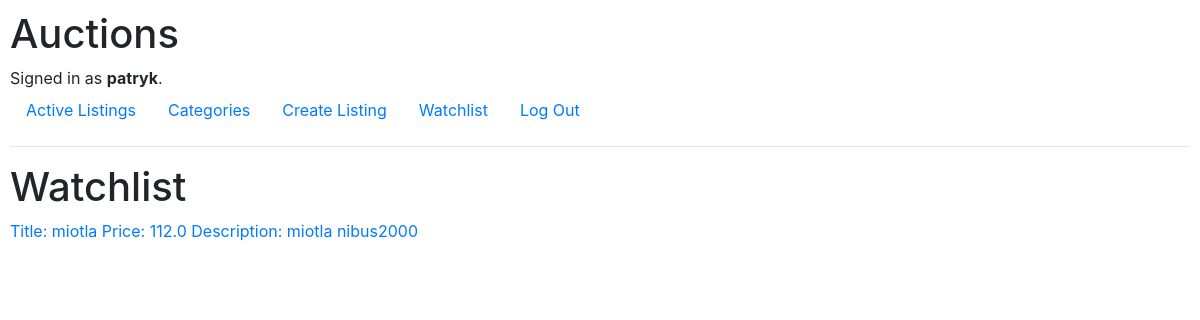
The page /watchlist (signed in) on the database as committed earlier.
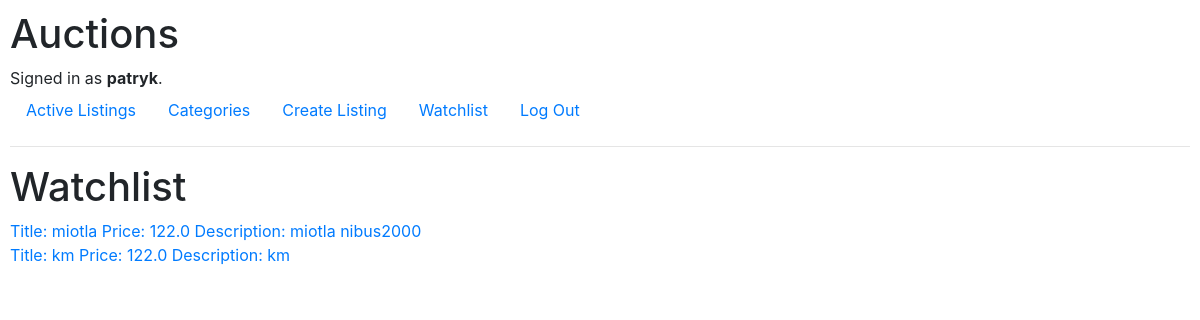
The same page on the database as committed later.
### auctions/models.py (models this page shows)
class User(AbstractUser):
    pass # username

class Watchlist(models.Model):
    owner = models.ForeignKey(User, on_delete=models.CASCADE)
    auction = models.ForeignKey(AuctionListing, on_delete=models.CASCADE)

class AuctionListing(models.Model):
    title = models.CharField(max_length=64)
    description = models.CharField(max_length=128)
    starting_bid = models.FloatField()
    image_url = models.CharField(max_length=64,null=True)
    category = models.CharField(max_length=64,default="Toys")
    creator = models.ForeignKey(User,on_delete=models.CASCADE)
    sold = models.BooleanField(default=False)
    def __str__(self):
        return f"Title: {self.title} Price: {self.starting_bid} Description: {self.description}"

### auctions/views.py (the view)
# urls.py: path("watchlist", views.watchlist, name="watchlist"),
def watchlist(request):
     return render(request, "auctions/watchlist.html",{
          "watchlist": Watchlist.objects.filter(owner=request.user)
     })

### auctions/templates/auctions/watchlist.html
{% extends "auctions/layout.html" %}
{% block body %}
    <h1>Watchlist</h1>
    {% for watch in watchlist %}
    <a href="{% url 'listing' watch.auction.id %}">
        {{watch.auction}}
    </a>
    <br>
    {% endfor %}
{% endblock %}

### auctions/templates/auctions/layout.html (shortened to what this page needs)
{% load static %}
<!DOCTYPE html>
<html lang="en">
    <head>
        <link rel="stylesheet" href="https://stackpath.bootstrapcdn.com/bootstrap/4.4.1/css/bootstrap.min.css">
        <link href="{% static 'auctions/styles.css' %}" rel="stylesheet">
    </head>
    <body>
        <h1>Auctions</h1>
        <div>
            {% if user.is_authenticated %}
                Signed in as <strong>{{ user.username }}</strong>.
            {% else %}
                Not signed in.
            {% endif %}
        </div>
        <ul class="nav">
            <li class="nav-item">
                <a class="nav-link" href="{% url 'index' %}">Active Listings</a>
            </li>
            <li class="nav-item">
                <a class="nav-link" href="{% url 'categories' %}">Categories</a>
            </li>
            {% if user.is_authenticated %}
            <li class="nav-item">
                <a class="nav-link" href="{% url 'create' %}">Create Listing</a>
            </li>
            <li class="nav-item">
                <a class="nav-link" href="{% url 'watchlist' %}">Watchlist</a>
            </li>
                <li class="nav-item">
                    <a class="nav-link" href="{% url 'logout' %}">Log Out</a>
                </li>
            {% endif %}
        </ul>
        <hr>
        {% block body %}
        {% endblock %}
    </body>
</html>

### auctions/static/auctions/styles.css (style rules this page uses)
body { padding: 10px; }

Rows that differ between the two databases and show on the page:
removed Watchlist: auction "Title: miotla Price: 112.0 Description: miotla nibus2000"
added Watchlist: auction "Title: miotla Price: 122.0 Description: miotla nibus2000"
added Watchlist: auction "Title: km Price: 122.0 Description: km"
